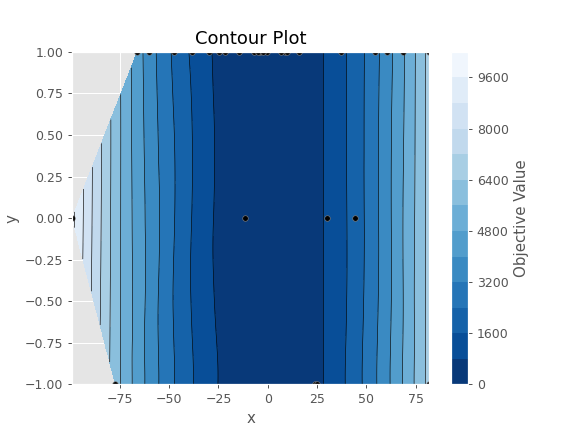

Write Python code to recreate this figure.
import optuna


def objective(trial):
    x = trial.suggest_float("x", -100, 100)
    y = trial.suggest_categorical("y", [-1, 0, 1])
    return x ** 2 + y


sampler = optuna.samplers.TPESampler(seed=10)
study = optuna.create_study(sampler=sampler)
study.optimize(objective, n_trials=30)

optuna.visualization.matplotlib.plot_contour(study, params=["x", "y"])
